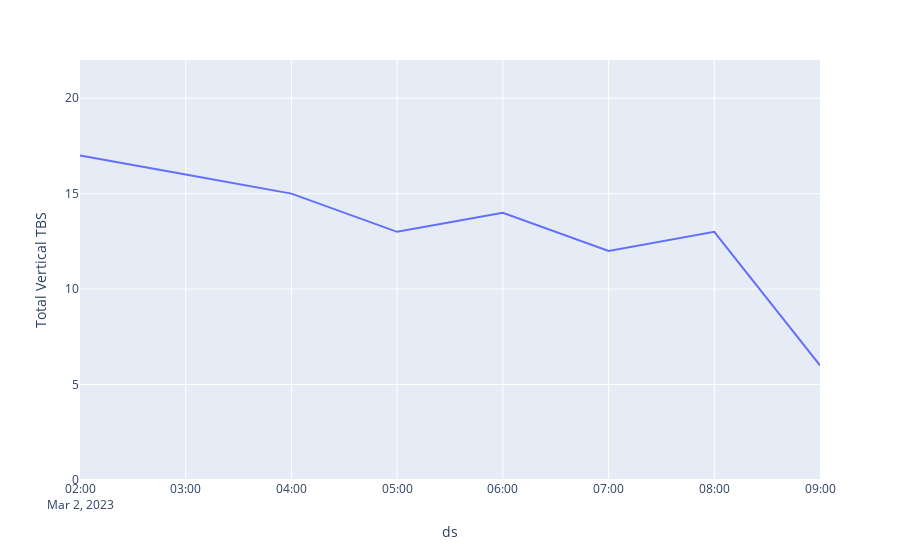

Here is the notebook cell this chart was saved with:
### Code cell
# data_canada = px.data.gapminder().query("country == 'Canada'")
fig = px.line(df.head(8), x='ds', y=metric)
fig.update_yaxes(range=[0, df.head(8)['Total Vertical TBS'].max()+5])
fig.show()
fig.write_image("../images/fig1.png")

### Figure 1 — Plotly figure (JSON) as saved in the notebook; plotly's stock layout.template omitted (floating-point values rounded to 4 significant figures)
{"data": [{"hovertemplate": "ds=%{x}<br>Total Vertical TBS=%{y}<extra></extra>", "legendgroup": "", "line": {"color": "#636efa", "dash": "solid"}, "marker": {"symbol": "circle"}, "mode": "lines", "name": "", "orientation": "v", "showlegend": false, "type": "scatter", "x": ["2023-03-02T09:00:00", "2023-03-02T08:00:00", "2023-03-02T07:00:00", "2023-03-02T06:00:00", "2023-03-02T05:00:00", "2023-03-02T04:00:00", "2023-03-02T03:00:00", "2023-03-02T02:00:00"], "xaxis": "x", "y": [6, 13, 12, 14, 13, 15, 16, 17], "yaxis": "y"}], "layout": {"legend": {"tracegroupgap": 0}, "margin": {"t": 60}, "xaxis": {"anchor": "y", "domain": [0, 1], "title": {"text": "ds"}}, "yaxis": {"anchor": "x", "domain": [0, 1], "range": [0, 22], "title": {"text": "Total Vertical TBS"}}}}
